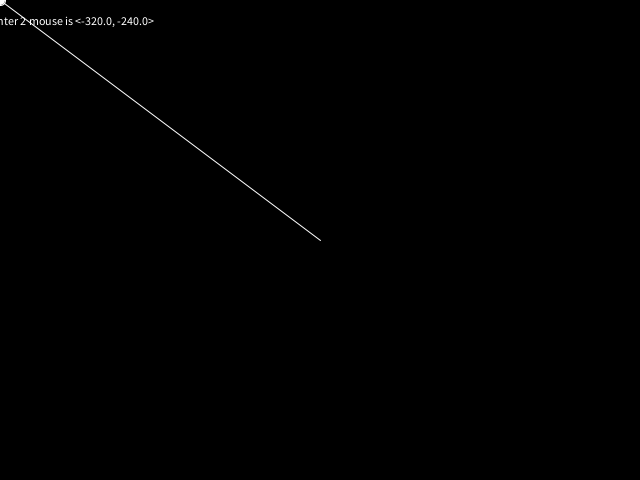
Frame 1 (no input)
Frame 60 (the mouse pressed at the canvas centre just before this capture): identical to frame 1, image omitted
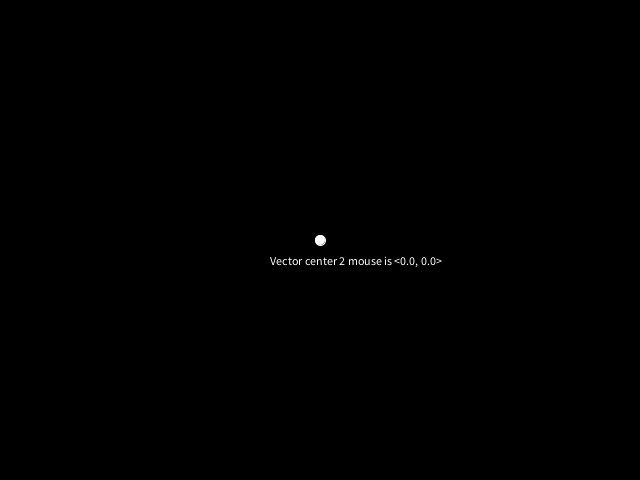
Frame 120 (the mouse held since frame 60 and released just before this capture)

The Processing sketch that drew these frames (run headless with seeded random() and noise(); from frame 60 on, the mouse is pressed at the canvas centre):

// Processing sketch: sketch_06_vector_to_mouse_center
// ── sketch_06_vector_to_mouse_center.pde
PVector offset, c2mouse;

void setup() {
  offset = new PVector(-50, 25);
  c2mouse = new PVector(); 
  size(640, 480);
}

void draw() {
  background(#000000);
  stroke(#FFFFFF);
  // set the vector:
  c2mouse.x = mouseX-320;
  c2mouse.y = mouseY-240;
  // set the label:
  text("Vector center 2 mouse is <"+c2mouse.x+", "+c2mouse.y+">", 
    mouseX + offset.x, mouseY+ offset.y);

  // paint the vector
  
  ellipse(320+c2mouse.x, 240+c2mouse.y, 10, 10);
  line (320, 240, 320+c2mouse.x, 240+c2mouse.y);
  
}
